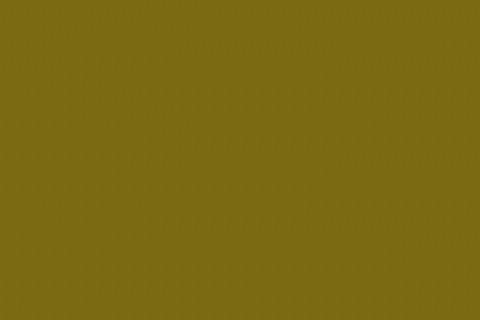

A level layout from a 2D game, rendered from its tile map. Below: a short description, then the map file with its tile-grid data intact:
An orthogonal 30x20 tile map with 16x16 px tiles, 1 tile layer (ground) and 5 objects (Spawn).

<map version="1.10" tiledversion="1.11.0" orientation="orthogonal" renderorder="right-down" width="30" height="20" tilewidth="16" tileheight="16" infinite="0" nextlayerid="4" nextobjectid="10">
 <tileset firstgid="1" name="Tileset_1" tilewidth="16" tileheight="16" tilecount="162" columns="18">
  <image source="../assets/tileset/TopDownHouse_FloorsAndWalls.png" width="288" height="144" />
 </tileset>
 <layer id="1" name="ground" width="30" height="20">
  <data encoding="csv">
40,40,40,40,39,40,40,40,40,58,58,58,58,40,40,40,40,40,40,40,40,40,40,40,40,40,40,40,40,40,
58,39,40,40,40,40,58,58,58,40,40,40,39,39,39,39,39,39,40,58,58,58,58,58,58,58,58,58,58,58,
40,40,40,58,58,39,39,39,39,39,39,40,40,40,40,40,40,40,40,40,40,39,39,39,39,39,39,40,57,57,
40,40,40,40,39,57,57,57,57,57,57,58,58,58,58,58,58,58,58,58,58,40,40,40,40,40,40,40,40,40,
58,58,58,58,57,57,58,58,58,39,39,39,39,39,39,39,39,39,39,39,57,58,58,58,58,58,58,58,58,58,
39,40,57,58,57,58,58,40,40,57,57,57,57,57,57,57,57,57,57,57,57,57,57,57,57,57,57,57,57,57,
39,39,39,39,57,58,58,58,58,40,40,57,57,57,57,57,57,57,57,57,58,58,58,58,58,58,58,58,58,58,
57,57,57,57,57,58,40,57,58,58,58,40,39,39,39,39,39,39,39,39,39,39,39,57,58,58,58,58,58,58,
39,39,39,39,39,39,39,39,39,57,58,58,57,57,57,57,57,57,57,57,57,57,57,57,57,57,57,57,57,57,
57,57,57,57,57,57,57,57,57,57,57,58,58,58,58,58,58,58,58,58,58,40,40,40,40,40,40,40,40,40,
39,39,39,39,39,39,39,57,58,58,58,58,39,39,39,39,39,39,39,39,57,58,58,58,58,58,58,58,58,58,
57,57,57,57,57,57,57,57,57,57,57,57,57,57,57,57,57,57,57,57,39,39,39,39,39,39,39,39,39,39,
39,39,40,40,39,57,57,39,40,39,39,39,39,39,39,39,39,39,39,57,57,57,57,57,57,57,57,57,57,57,
39,39,39,40,39,57,39,39,39,57,57,57,57,57,57,57,57,57,57,58,40,40,40,40,40,40,40,40,57,58,
39,57,39,39,39,39,39,57,57,57,58,58,58,58,58,58,58,58,58,58,58,58,58,58,58,58,40,40,40,40,
39,57,57,57,57,39,57,39,39,39,39,39,39,39,39,39,39,39,39,39,39,39,39,39,57,58,58,58,58,58,
39,39,39,39,39,57,57,57,57,57,57,57,57,57,57,57,57,57,57,57,57,57,57,57,57,58,39,39,57,57,
57,57,57,57,57,57,57,57,57,57,57,57,57,57,57,57,39,39,39,39,39,39,39,39,39,57,57,57,57,58,
57,57,39,39,39,57,58,58,58,58,58,57,57,39,39,39,57,57,57,57,57,57,57,57,57,57,58,57,57,58,
57,58,57,57,57,39,39,57,57,57,57,57,57,57,57,57,57,57,57,57,57,57,57,57,57,57,58,58,58,58
</data>
 </layer>
 <objectgroup id="2" name="barriers">
  <object id="1" x="16" y="1" width="448.5" height="15.5" />
  <object id="2" x="-0.5" y="16" width="16" height="288.5" />
  <object id="3" x="16" y="304.5" width="449" height="15" />
  <object id="4" x="465" y="16" width="14.5" height="287.5" />
 </objectgroup>
 <objectgroup id="3" name="spawns">
  <object id="8" name="Spawn" x="241" y="167.5">
   <point />
  </object>
 </objectgroup>
</map>
